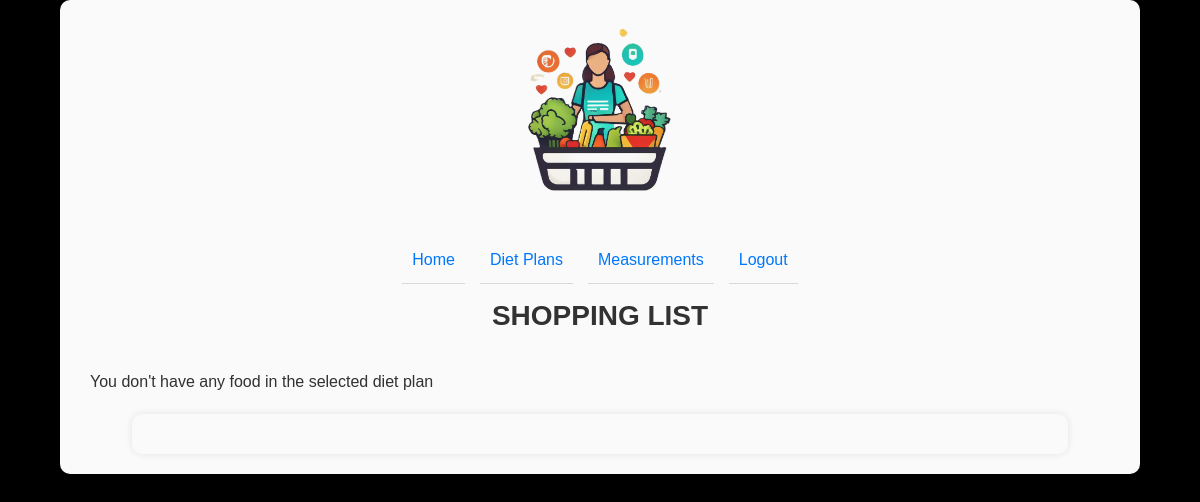
The page /shopping-list/40 (signed in) on the database as committed earlier.
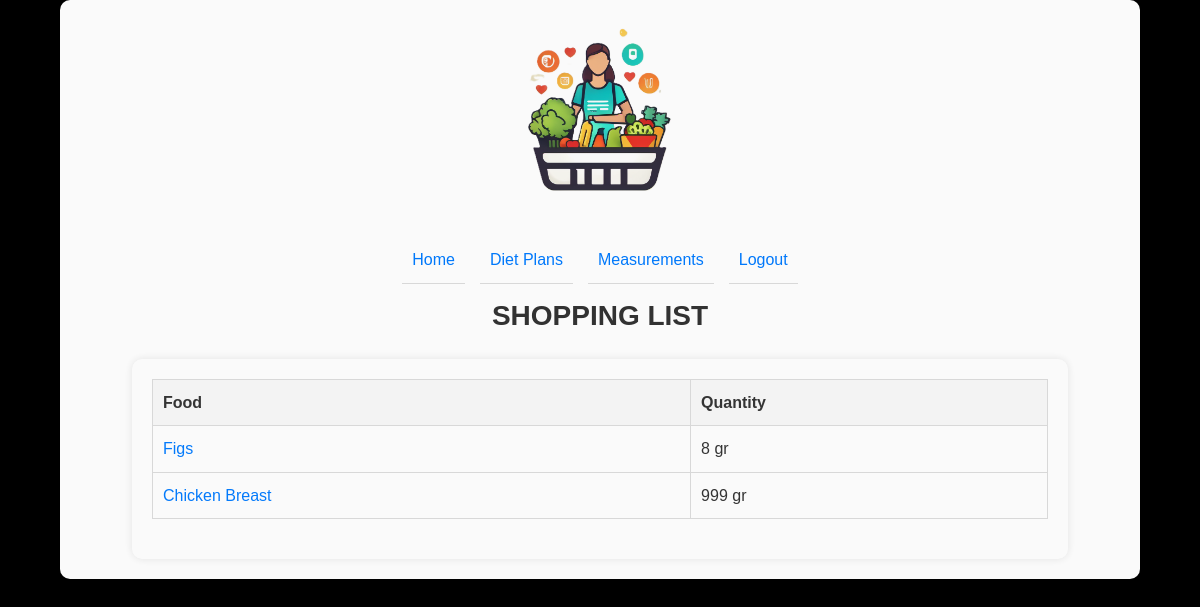
The same page on the database as committed later.
### app/models.py (models this page shows)
class Meals(db.Model):
    __tablename__ = 'Meals'
    meal_id = db.Column(db.Integer, primary_key=True)
    dietplan_id = db.Column(db.Integer, db.ForeignKey('DietPlans.dietplan_id'))
    day_type_id = db.Column(db.Integer, db.ForeignKey('DayTypes.day_type_id'))
    meal_type_id = db.Column(db.Integer, db.ForeignKey('MealTypes.meal_type_id'))
    food_id = db.Column(db.Integer, db.ForeignKey('Foods.food_id'))
    quantity = db.Column(db.Integer)

class Foods(db.Model):
    __tablename__ = 'Foods'
    food_id = db.Column(db.Integer, primary_key=True)
    name = db.Column(db.String(255), unique=True, nullable=False)
    calories = db.Column(db.Integer)
    protein = db.Column(db.DECIMAL(5, 2))
    carbs = db.Column(db.DECIMAL(5, 2))
    fats = db.Column(db.DECIMAL(5, 2))

### app/routes.py (the view)
@main.route("/shopping-list/<int:diet_plan_id>", methods=['GET'])
@login_required
def show_selected_shopping_list(diet_plan_id):
    items = db.session.query(Foods.name, Meals.quantity).join(Meals, Foods.food_id == Meals.food_id).filter(
        Meals.dietplan_id == diet_plan_id).all()
    aggregate_items = {}
    for name, quantity in items:
        aggregate_items[name] = aggregate_items.get(name, 0) + quantity
    if not aggregate_items:
        flash ("You don't have any food in the selected diet plan", "error")
        return render_template("shopping_list.html")
    return render_template("shopping_list.html", items=aggregate_items)

### app/helpers.py (called while the page is built)
def login_required(f):
    from functools import wraps
    @wraps(f)
    def decorated_function(*args, **kwargs):
        if 'user_id' not in session:
            return redirect(url_for('main.login', next=request.url))
        return f(*args, **kwargs)
    return decorated_function

### app/templates/shopping_list.html (shortened to what this page needs)
{% extends "base.html" %}
{% block content %}
    <h2 class="text-center">SHOPPING LIST</h2>
    {% with messages = get_flashed_messages(with_categories=true) %}
        {% if messages %}
            {% for category, message in messages %}
                <div class="alert alert-{{ category }}">
                    {{ message }}
                </div>
            {% endfor %}
        {% endif %}
    {% endwith %}
    <div class="container">
        {% if items %}
            <table class="shopping-list">
                <thead>
                    <tr>
                        <th>Food</th>
                        <th>Quantity</th>
                    </tr>
                </thead>
                <tbody>
                    {% for name, quantity in items.items() %}
                        <tr>
                            <td><a href="{{ url_for('main.food_details', food_name=name) }}">{{ name }}</a></td>
                            <td>{{ quantity }} gr</td>
                        </tr>
                    {% endfor %}
                </tbody>
            </table>
        {% endif %}
    </div>
{% endblock %}

### app/templates/base.html (shortened to what this page needs)
<!DOCTYPE html>
<html lang="en">
<head>
    <link rel="stylesheet" href="{{ url_for('static', filename='styles.css') }}">
</head>
<body>
    <div class="container">
        <div class="logo">
            <img src="{{ url_for('static', filename='logo.png') }}" alt="Logo" width="170" height="50">
        </div>
        <nav class="nav-links">
            <ul>
                <li><a href="{{ url_for('main.index') }}">Home</a></li>
                <li><a href="{{ url_for('main.diet_plan') }}">Diet Plans</a></li>
                <li><a href="{{ url_for('main.measurements') }}">Measurements</a></li>
                <li><a href="{{ url_for('main.logout')}}"> Logout</a></li>
            </ul>
        </nav>
        {% block content %}{% endblock %}
    </div>
</body>
</html>

### app/static/styles.css (style rules this page uses)
* { margin: 0; padding: 0; box-sizing: border-box; }
:root { --primary-color: #007bff; --secondary-color: #333; --bg-color: #000; --container-bg-color: #fff; --heading-color: #333; --link-hover-color: #0056b3; --success-bg: #d4edda; --success-text: #155724; --error-bg: #f8d7da; --error-text: #721c24; --padding: 20px; }
html, body { font-family: Arial, sans-serif; line-height: 1.6; background-color: var(--bg-color); color: var(--secondary-color); background-image: url('/static/background.jpg'); background-size: cover; background-repeat: no-repeat; background-position: center; }
h1, h2, h3, h4, h5, h6 { color: var(--heading-color); margin-bottom: 15px; }
h2 { font-size: 1.75em; text-align: center; margin-bottom: 20px; }
a { color: var(--primary-color); text-decoration: none; }
.container { width: 90%; max-width: 1200px; margin: 0 auto; padding: var(--padding); background-color: var(--container-bg-color); border-radius: 10px; box-shadow: 0 0 10px rgba(0, 0, 0, 0.1); opacity: 0.98; }
.logo { text-align: center; margin-bottom: 20px; }
.logo img { max-width: 100%; height: auto; }
.nav-links ul { list-style-type: none; display: flex; justify-content: center; padding: 0; }
.nav-links ul li { margin-right: 15px; }
.nav-links ul li:last-child { margin-right: 0; }
table { width: 100%; border-collapse: collapse; margin-bottom: 20px; }
table th, table td { padding: 10px; border: 1px solid #ddd; text-align: left; }
table th { background-color: #f8f8f8; }
ul { list-style-type: none; padding: 0; }
ul li { padding: 10px; border-bottom: 1px solid #ddd; margin-bottom: 10px; }
ul li a { color: var(--primary-color); text-decoration: none; }

Rows that differ between the two databases and show on the page:
added Meals: name "Figs", quantity "8"
added Meals: name "Chicken Breast", quantity "999"
Other text that changed with them:
text now shown: "Food Quantity"
list line gone: "You don't have any food in the selected diet plan"
